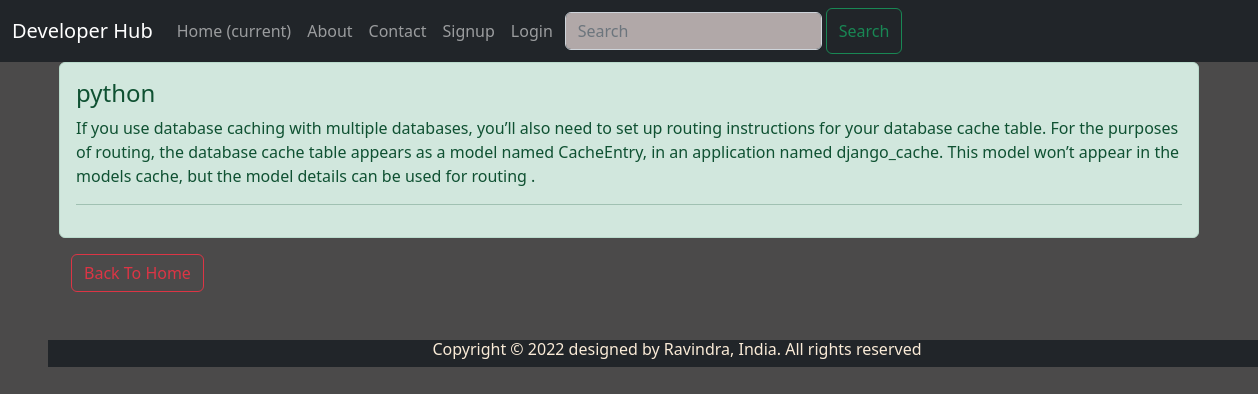
Page /onedata/1/ on the committed database.
### myapp/models.py (models this page shows)
class Post(models.Model):
 title = models.CharField(max_length=150)
 desc = models.TextField()

### myapp/views.py (the view)
# urls.py: path('onedata/<int:id>/', views.onedata, name='onedata'),
def onedata(request, id):
    po = Post.objects.get(id=id)
    return render(request, 'myapp/onedata.html', {'po': po})

### myapp/templates/myapp/onedata.html
{% extends 'myapp/base.html' %}
    {% block content %}
<div class="container">
    <div class="row">
         <div class="alert alert-success" role="alert">
  <h4 class="alert-heading">{{po.title}}</h4>
  <p>{{po.desc}}</p>
  <hr>
</div>
<div>
    <a href="{% url 'home' %}" class="btn btn-outline-danger">Back To Home</a>
</div>
    </div>
</div>
    {% endblock %}

### myapp/static/myapp/css/style.css (style rules this page uses)
body { background-color: rgb(75, 74, 74); color: antiquewhite; }

### rows in the picture
Post: title "python", desc "If you use database caching with multiple databases, you’ll also need to set up routing instructions for your database cache table. For the purposes of routing, the database cache table appears as a model named CacheEntry, in an application named django_cache. This model won’t appear in the models cache, but the model details can be used for routing ."
